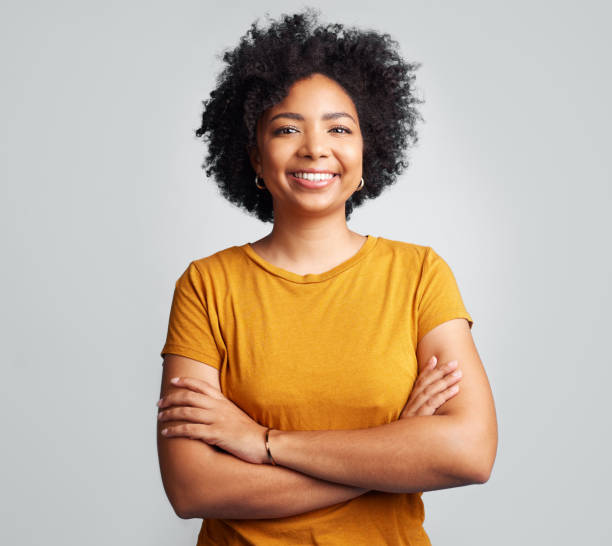
#> input picture Practica4/personas.jpg, 612 x 546 px
$ python EjemploHistograma.py
#> lines starting #> are read from the running program, lines starting #| are printed output that depends on the picture
import cv2
import numpy as np
from matplotlib import pyplot as plt

imagen=cv2.imread("Practica4/personas.jpg")
#> imagen is the input picture: shape (546, 612, 3); mean B, G, R 155.6, 174.1, 192.5
imagen_gris=cv2.cvtColor(imagen,cv2.COLOR_BGR2GRAY)
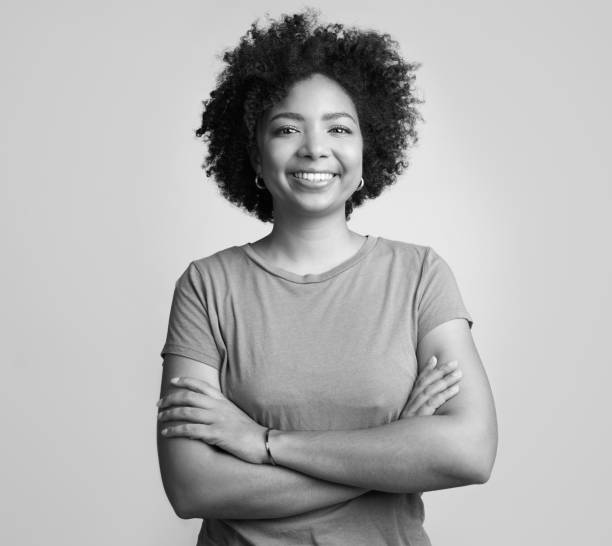
#> imagen_gris: shape (546, 612); min 0, max 255, mean 177.5

#Método para calculo de histograma
hist=cv2.calcHist([imagen_gris],[0], None, [256], [0,256])
#> hist = 256 values, max 27140 at index 211, min 1 at index 255, mean 1305.3

#Función para hacer la grafica del histograma
#plt.plot(hist)
plt.hist(imagen.ravel(),256,[0,256])
#Función para mostrar la grafica
plt.show()
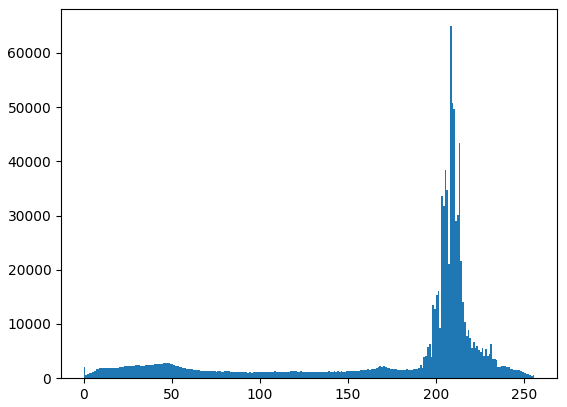
#> figure drawn by matplotlib, 1 panel; tallest bar 64909 high, from x = 208 to 209
